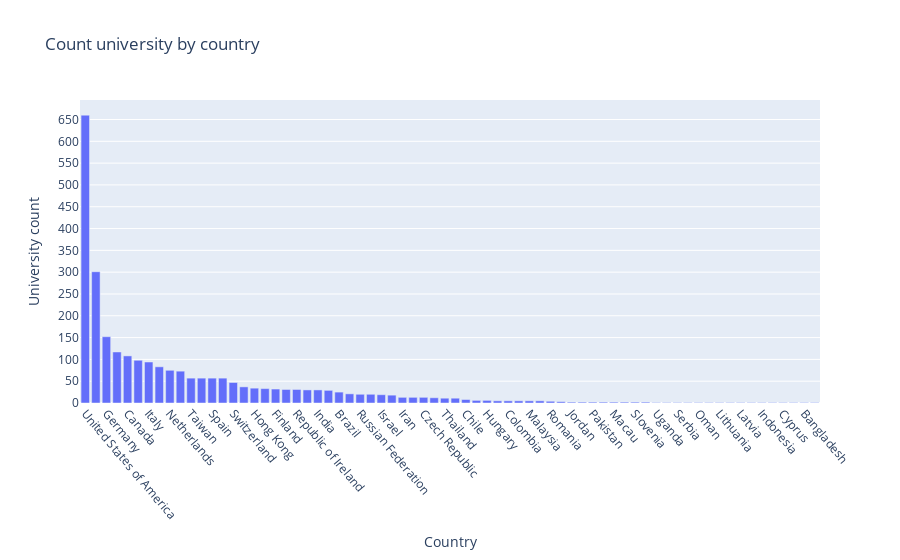

Notebook code for this chart:
### Code cell
fig = px.bar(country_counts, x="country", y="university_count", title="Count university by country")

fig.update_layout(
    xaxis_title="Country",
    yaxis_title="University count",
    xaxis_tickangle=50,
)

max_count = country_counts["university_count"].max()
fig.update_yaxes(tickvals=list(range(0, max_count + 1, 50)))

fig.show()

### Figure 1 — Plotly figure (JSON) as saved in the notebook; plotly's stock layout.template omitted (floating-point values rounded to 4 significant figures)
{"data": [{"alignmentgroup": "True", "hovertemplate": "country=%{x}<br>university_count=%{y}<extra></extra>", "legendgroup": "", "marker": {"color": "#636efa", "pattern": {"shape": ""}}, "name": "", "offsetgroup": "", "orientation": "v", "showlegend": false, "textposition": "auto", "type": "bar", "x": ["United States of America", "United Kingdom", "Germany", "Australia", "Canada", "Japan", "Italy", "China", "Netherlands", "France", "Taiwan", "Sweden", "Spain", "South Korea", "Switzerland", "Belgium", "Hong Kong", "Turkey", "Finland", "Austria", "Republic of Ireland", "New Zealand", "India", "Denmark", "Brazil", "Norway", "Russian Federation", "South Africa", "Israel", "Portugal", "Iran", "Poland", "Czech Republic", "Singapore", "Thailand", "Greece", "Chile", "Saudi Arabia", "Hungary", "Estonia", "Colombia", "Egypt", "Malaysia", "Iceland", "Romania", "Mexico", "Jordan", "Ukraine", "Pakistan", "Morocco", "Macau", "United Arab Emirates", "Slovenia", "Slovakia", "Uganda", "Argentina", "Serbia", "Qatar", "Oman", "Nigeria", "Lithuania", "Lebanon", "Latvia", "Kenya", "Indonesia", "Ghana", "Cyprus", "Belarus", "Bangladesh", "Luxembourg"], "xaxis": "x", "y": [660, 301, 152, 117, 108, 98, 94, 83, 75, 73, 57, 57, 57, 57, 47, 37, 34, 33, 32, 31, 31, 30, 30, 29, 25, 21, 20, 20, 19, 18, 13, 13, 13, 12, 11, 11, 8, 6, 6, 5, 5, 5, 5, 5, 4, 3, 2, 2, 2, 2, 2, 2, 2, 2, 1, 1, 1, 1, 1, 1, 1, 1, 1, 1, 1, 1, 1, 1, 1, 1], "yaxis": "y"}], "layout": {"barmode": "relative", "legend": {"tracegroupgap": 0}, "title": {"text": "Count university by country"}, "xaxis": {"anchor": "y", "domain": [0, 1], "tickangle": 50, "title": {"text": "Country"}}, "yaxis": {"anchor": "x", "domain": [0, 1], "tickvals": [0, 50, 100, 150, 200, 250, 300, 350, 400, 450, 500, 550, 600, 650], "title": {"text": "University count"}}}}
